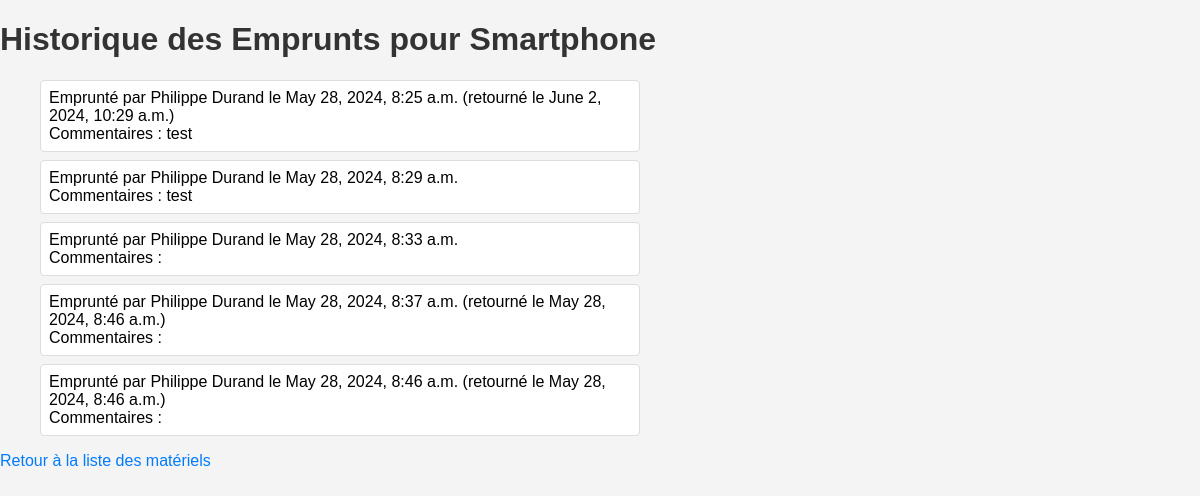
The page /pret/emprunt/history/1/ on the database its author committed.
### pret/models.py (models this page shows, shortened)
class Materiel(models.Model):
    BUDGET_CHOICES = [
        ('annee_courante', 'Budget de l\'année courante'),
        ('projet', 'Budget projets'),
        ('exceptionnel', 'Budget financements exceptionnels'),
    ]
    nom = models.CharField(max_length=100)
    responsable = models.ForeignKey(Enseignant, on_delete=models.SET_NULL, null=True, related_name='materiels')
    salle_actuelle = models.ForeignKey(Salle, on_delete=models.SET_NULL, null=True, related_name='materiels')
    possesseur_actuel = models.ForeignKey(Enseignant, on_delete=models.SET_NULL, null=True, related_name='materiel_possede', blank=True)
    budget = models.CharField(max_length=20, choices=BUDGET_CHOICES, default='annee_courante')
    montant = models.DecimalField(max_digits=10, decimal_places=2, default=0.00)
    accessoires = models.ManyToManyField(Accessoire, blank=True)

class Emprunt(models.Model):
    materiel = models.ForeignKey(Materiel, on_delete=models.CASCADE, related_name='emprunts')
    possesseur = models.ForeignKey(Enseignant, on_delete=models.CASCADE, related_name='emprunts')
    date_emprunt = models.DateTimeField(default=timezone.now)
    date_retour = models.DateTimeField(null=True, blank=True)
    commentaires = models.TextField(blank=True)

class Enseignant(models.Model):
    nom = models.CharField(max_length=100)

### pret/views.py (the view)
# urls.py: path('emprunt/history/<int:materiel_id>/', views.emprunt_history, name='emprunt_history'),
def emprunt_history(request, materiel_id):
    materiel = get_object_or_404(Materiel, id=materiel_id)
    emprunts = materiel.emprunts.all()
    return render(request, 'pret/emprunt_history.html', {'materiel': materiel, 'emprunts': emprunts})

### pret/templates/pret/emprunt_history.html (shortened to what this page needs)
<!DOCTYPE html>
<html>
<head>
    {% load static %}
    <link rel="stylesheet" type="text/css" href="{% static 'styles.css' %}">
</head>
<body>
    <h1>Historique des Emprunts pour {{ materiel.nom }}</h1>
    <ul>
        {% for emprunt in emprunts %}
        <li>
            Emprunté par {{ emprunt.possesseur.nom }} le {{ emprunt.date_emprunt }}
            {% if emprunt.date_retour %}
            (retourné le {{ emprunt.date_retour }})
            {% endif %}
            <br>
            Commentaires : {{ emprunt.commentaires }}
        </li>
        {% endfor %}
    </ul>
    <a href="{% url 'index' %}">Retour à la liste des matériels</a>
</body>
</html>

### pret/static/styles.css (style rules this page uses)
body { font-family: Arial, sans-serif; background-color: #f4f4f4; margin: 0; padding: 0; }
h1, h2, h3 { color: #333; }
ul { list-style-type: none; padding-left: 40px; padding-right: 40px; width: 50%; }
li { background: #fff; margin: 0.5rem 0; padding: 0.5rem; border: 1px solid #ddd; border-radius: 4px; overflow: hidden; }
a { text-decoration: none; color: #007bff; }

### rows shown on the page
Materiel: nom "Smartphone"
Emprunt: possesseur.nom "Philippe Durand", date_emprunt "May 28, 2024, 8:25 a.m.", date_retour "June 2, 2024, 10:29 a.m.", commentaires "test"
Emprunt: possesseur.nom "Philippe Durand", date_emprunt "May 28, 2024, 8:29 a.m.", commentaires "test"
Emprunt: possesseur.nom "Philippe Durand", date_emprunt "May 28, 2024, 8:33 a.m."
Emprunt: possesseur.nom "Philippe Durand", date_emprunt "May 28, 2024, 8:37 a.m.", date_retour "May 28, 2024, 8:46 a.m."
Emprunt: possesseur.nom "Philippe Durand", date_emprunt "May 28, 2024, 8:46 a.m.", date_retour "May 28, 2024, 8:46 a.m."
